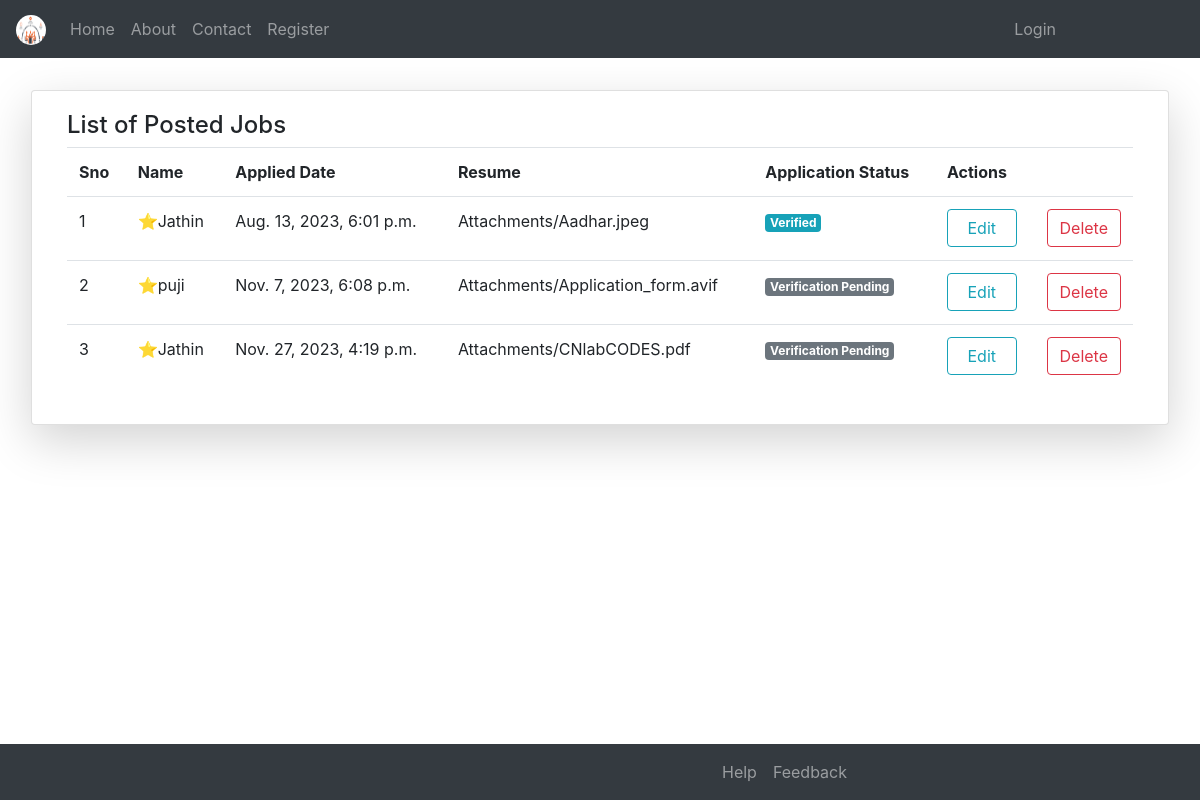
Screenshot of /rap/1/ with the database file from the repository.
### OnlineJobsApp/models.py (models this page shows)
class User(AbstractUser):
    k = [
        ('0','Guest'),
        ('1','Recruiter'),
        ('2','Applicant'),
    ]
    g = [
        ('0','--- Select Your Gender ---'),
		('1','Male'),
		('2','Female'),
    ]
    d = [
        ('0','General'),
        ('1','Super'),
    ]
    uid = models.CharField(max_length=12)
    mobile = models.CharField(max_length=10,null=False,blank=False)
    pfimg = models.ImageField(upload_to='Profiles/',default='apl.png')
    email = models.EmailField(max_length=254)
    gender = models.CharField(choices=g,default='0',max_length=5)
    role_type = models.CharField(choices=k,max_length=5,default='0')
    desg = models.CharField(choices=d,max_length=5,default='0')

class Application(models.Model):
    y = [
        ('vp','Verification Pending'),
        ('v','Verified'),
        ('s','Selected'),
        ('d','Declined'),
    ]
    ap_status = models.CharField(choices=y,default='vp',max_length=10)
    app_date = models.DateTimeField(auto_now_add=True)
    resume = models.FileField(upload_to='Attachments/')
    desc = models.CharField(max_length=200,blank=False)
    ab = models.ForeignKey(User,on_delete=models.CASCADE,related_name="App ID+")
    job = models.ForeignKey(User,on_delete=models.CASCADE,related_name="Job ID+")

### OnlineJobsApp/views.py (the view)
# urls.py: path('rap/<int:h>/',views.rapplications,name="rap"),
def rapplications(request,h):
    p = Application.objects.filter(job_id = h)
    q = []
    t=User.objects.all()
    for i in p:
        l=[]
        temp=0
        for k in t:
            if k.id==i.ab_id:
                l.append(k)
                l.append(k.username)
                l.append(k.desg)
                l.append(i.app_date)
                l.append(i.resume)
                l.append(i.ap_status)
                l.append(i.id)
                temp=1
        if temp==1:
            q.append(l)
    for i in q:
        print(i[0])
    return render(request,'html/rapplications.html',{'h':q})

### OnlineJobsApp/templates/html/rapplications.html (shortened to what this page needs)
{% extends 'html/base.html' %}
{% block content %}
<div class="container-fluid mt-4">
	<div class="row mx-2">
		<div class="card col-md shadow-lg h-100 m-2">
			<div class="card-body">
				<h4>List of Posted Jobs</h4>
				<table class="table">
					<tr>
						<th>Sno</th>
						<th>Name</th>
						<th>Applied Date</th>
						<th>Resume</th>
						<th>Application Status</th>
						<th>Actions</th>
					</tr>
					{% for i in h %}
					<tr>
						<td>{{forloop.counter}}</td>
						<td>{% if i.2 == '1' %}⭐{% endif %}{{i.1}}</td>
						<td>{{i.3}}</td>
						<td>{{i.4}}</td>
						<td>
							{% if i.5 == "vp" %}
								<p class="badge badge-secondary">Verification Pending </p>
							{% elif i.5 == 'v' %}
								<p class="badge badge-info">Verified</p>
							{% elif i.5 == "s" %}
								<p class="badge badge-success">Selected</p>
							{% elif i.5 == "d" %}
								<p class="badge badge-warning">Declined</p>
							{% endif %}
						</td>
						<td>
							<div class="row">
								<div class="col">
									 <a href="{% url 'ruaps' i.6 %}" class="btn btn-outline-info form-control">Edit</a>
								</div>
								<div class="col">
									<a href="" class="btn btn-outline-danger form-control">Delete</a>
								</div>
							</div>
						</td>
					</tr>
					{% endfor %}
				</table>
			</div>
		</div>
	</div>
</div>
{% endblock %}

### rows the page displays
User: username "Jathin", app_date "Aug. 13, 2023, 6:01 p.m.", resume "Attachments/Aadhar.jpeg", shows "Verified", app_date "Nov. 27, 2023, 4:19 p.m.", resume "Attachments/CNlabCODES.pdf"
User: username "puji", app_date "Nov. 7, 2023, 6:08 p.m.", resume "Attachments/Application_form.avif", shows "Verification Pending"
